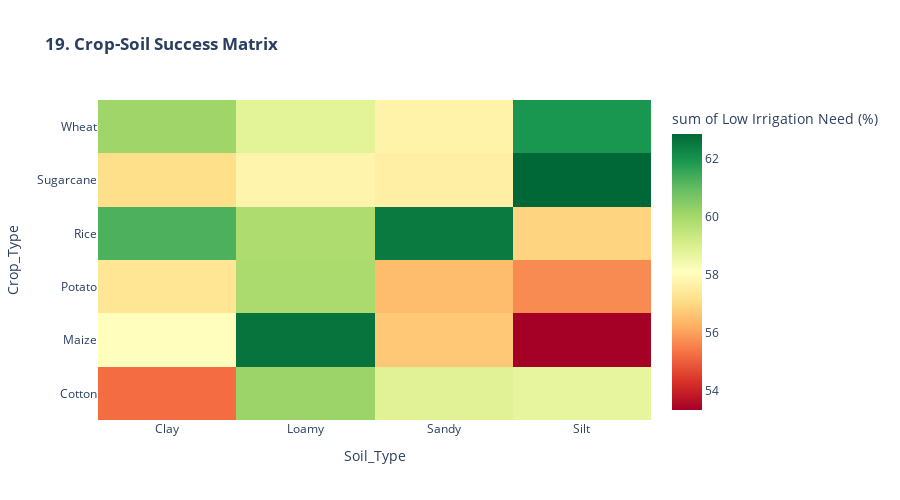

The notebook cell saved with this chart:
### Markdown cell above
## *19. Crop × Soil Compatibility Matrix*

### Code cell
print("\n19. Crop-Soil Compatibility...")

compatibility = df.groupby(['Soil_Type', 'Crop_Type'], observed=False).agg(
    Success_Rate=('Irrigation_Need', lambda x: (x == 'Low').mean() * 100),
    Count=('Soil_Type', 'count')
).reset_index()

fig19 = px.density_heatmap(compatibility, x='Soil_Type', y='Crop_Type',
                           z='Success_Rate', title='<b>19. Crop-Soil Success Matrix</b>',
                           labels={'Success_Rate': 'Low Irrigation Need (%)'},
                           color_continuous_scale='RdYlGn')

fig19.update_layout(height=500, plot_bgcolor='white')
fig19.show()

### Figure 1 — Plotly figure (JSON) as saved in the notebook; plotly's stock layout.template omitted (floating-point values rounded to 4 significant figures)
{"data": [{"coloraxis": "coloraxis", "histfunc": "sum", "hovertemplate": "Soil_Type=%{x}<br>Crop_Type=%{y}<br>sum of Low Irrigation Need (%)=%{z}<extra></extra>", "name": "", "type": "histogram2d", "x": ["Clay", "Clay", "Clay", "Clay", "Clay", "Clay", "Loamy", "Loamy", "Loamy", "Loamy", "Loamy", "Loamy", "Sandy", "Sandy", "Sandy", "Sandy", "Sandy", "Sandy", "Silt", "Silt", "Silt", "Silt", "Silt", "Silt"], "xaxis": "x", "xbingroup": "x", "y": ["Cotton", "Maize", "Potato", "Rice", "Sugarcane", "Wheat", "Cotton", "Maize", "Potato", "Rice", "Sugarcane", "Wheat", "Cotton", "Maize", "Potato", "Rice", "Sugarcane", "Wheat", "Cotton", "Maize", "Potato", "Rice", "Sugarcane", "Wheat"], "yaxis": "y", "ybingroup": "y", "z": [55.23, 58.07, 57.33, 61.29, 57.14, 60.1, 60.16, 62.62, 59.91, 59.86, 57.76, 58.82, 58.85, 56.69, 56.48, 62.5, 57.62, 57.73, 58.7, 53.35, 55.69, 56.93, 62.86, 61.95]}], "layout": {"coloraxis": {"colorbar": {"title": {"text": "sum of Low Irrigation Need (%)"}}, "colorscale": [[0, "rgb(165,0,38)"], [0.1, "rgb(215,48,39)"], [0.2, "rgb(244,109,67)"], [0.3, "rgb(253,174,97)"], [0.4, "rgb(254,224,139)"], [0.5, "rgb(255,255,191)"], [0.6, "rgb(217,239,139)"], [0.7, "rgb(166,217,106)"], [0.8, "rgb(102,189,99)"], [0.9, "rgb(26,152,80)"], [1, "rgb(0,104,55)"]]}, "height": 500, "legend": {"tracegroupgap": 0}, "plot_bgcolor": "white", "title": {"text": "<b>19. Crop-Soil Success Matrix</b>"}, "xaxis": {"anchor": "y", "domain": [0, 1], "title": {"text": "Soil_Type"}}, "yaxis": {"anchor": "x", "domain": [0, 1], "title": {"text": "Crop_Type"}}}}
